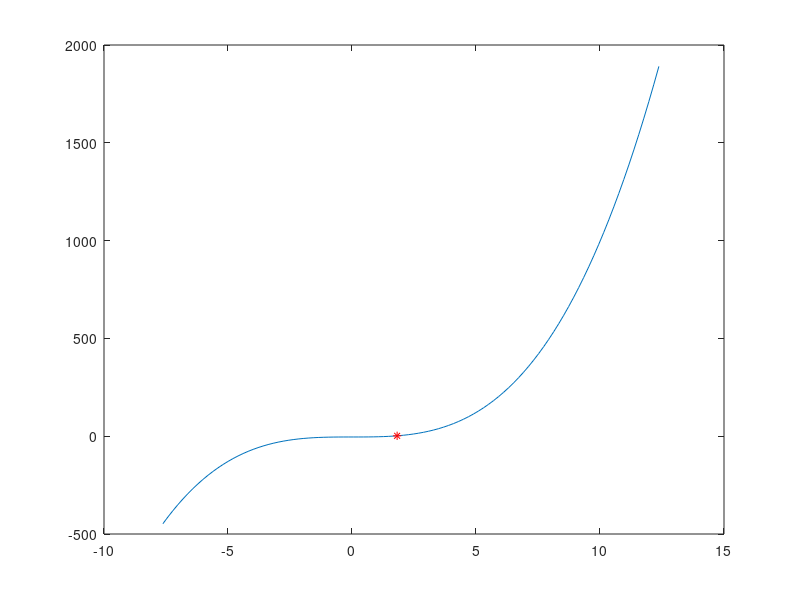

Here is the MATLAB script that generated this plot:
f = @(x) x^3 - 4;
f_dash = @(x) 3 * x^2;
x1 = input('Enter the first condition ');
prec = input('Enter the precision upto which you want to calculate ');



x2 = x1 - (f(x1)/f_dash(x1)) ;

while abs(f(x2)) > prec
    x1 = x2;
    x2 = x1 - (f(x1)/f_dash(x1));
    fprintf("for now x2 is %d and f(%d) is %d\n", x2, x2, f(x2));
end

fprintf("The root obtained by the solution is %d\n", x2);

x = linspace(x1-10, x1+10, 100);
for i=1:100
    y(i) = f(x(i));
end
plot(x, y);
hold on
plot(x2, f(x2), 'r*');

        